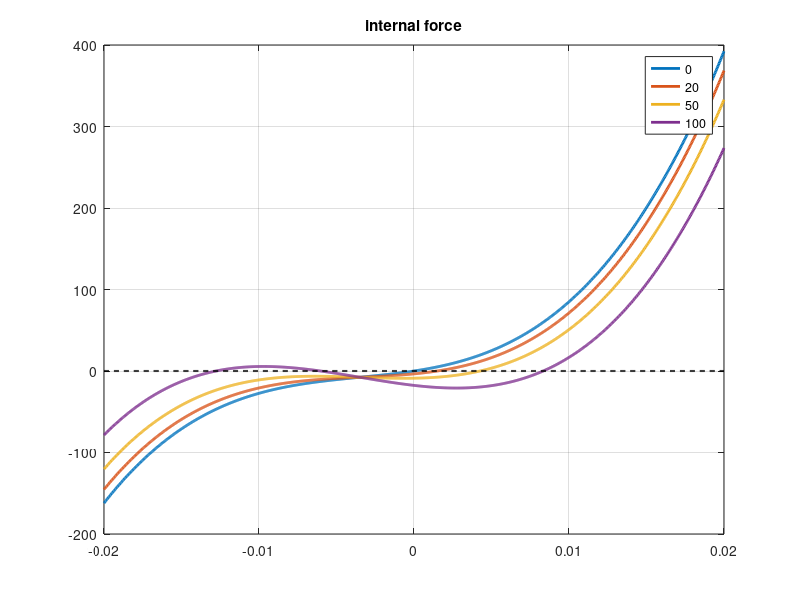
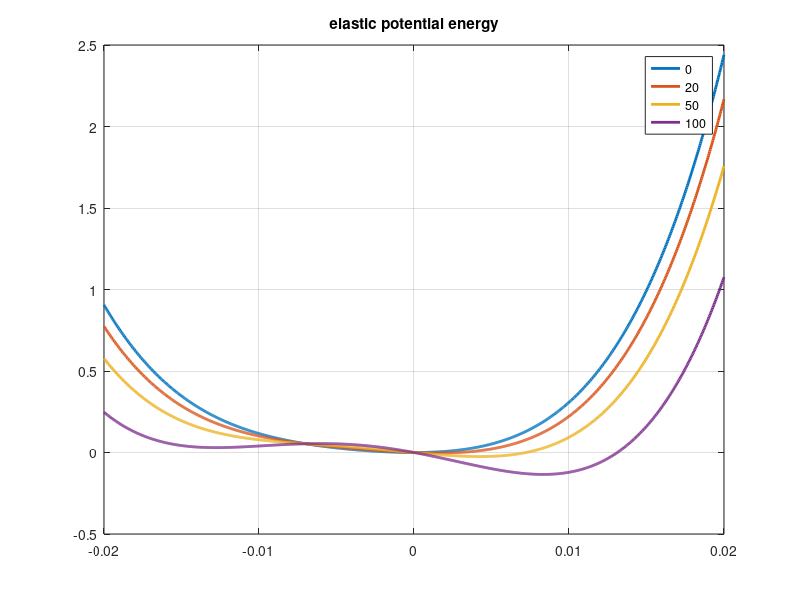

Source code (MATLAB) for these figures, in order:
close all
clc
clearvars

%enter parameters
a = 0.2; %horizontal length of beam
theta = 1; %initial inclination of beam in degs

E = 70e9;%Young modulus
alpha = 23e-6;%23e-6;%linear thermal expansion coeff
r = 1e-3; %radius of circular cross section

%dependent parameters
b = a*tand(theta); %arc height
A = 2*pi*r^2; %cross section area
l = sqrt(a^2+b^2);
k = A*E/l;
k_add = k/1e3;

%internal force
f_int = @(T,u) k/(4*l^2)*(2*u.^3+6*b*u.^2+4*b^2*u) + k_add*u - alpha*k*T/2*(2*u+2*b);

dl = @(u) 0.5*(b^2+a^2)^(-0.5)*(u.^2+2*u*b);
V_el = @(T,u) k*dl(u).^2/2 - alpha*k*l*T*dl(u) +1/2*k_add*u.^2;

%T samples
T = [0,20,50,100];

u = linspace(-4*b,2*b,1e3);
u = linspace(-a/10,a/10,1e3);
%internal force
figure
for ii = 1:length(T)
    
  plot(u,f_int(T(ii),u),'linewidth',2);
  hold on;
  grid on
  
end

plot(u,u*0,'color','k','linestyle','--','linewidth',1.5);
legii = cell(length(T),1);
for ii = 1:length(T)
  legii{ii} = num2str(T(ii));
end
legend(legii)

title('internal force')
  
%potential energy
figure
for ii = 1:length(T)
    
  plot(u,V_el(T(ii),u),'linewidth',2);
  hold on;
  grid on
  
end

%plot(u,u*0,'color','k','linestyle','--','linewidth',1.5);
legii = cell(length(T),1);
for ii = 1:length(T)
  legii{ii} = num2str(T(ii));
end
legend(legii)

title('elastic potential energy')


